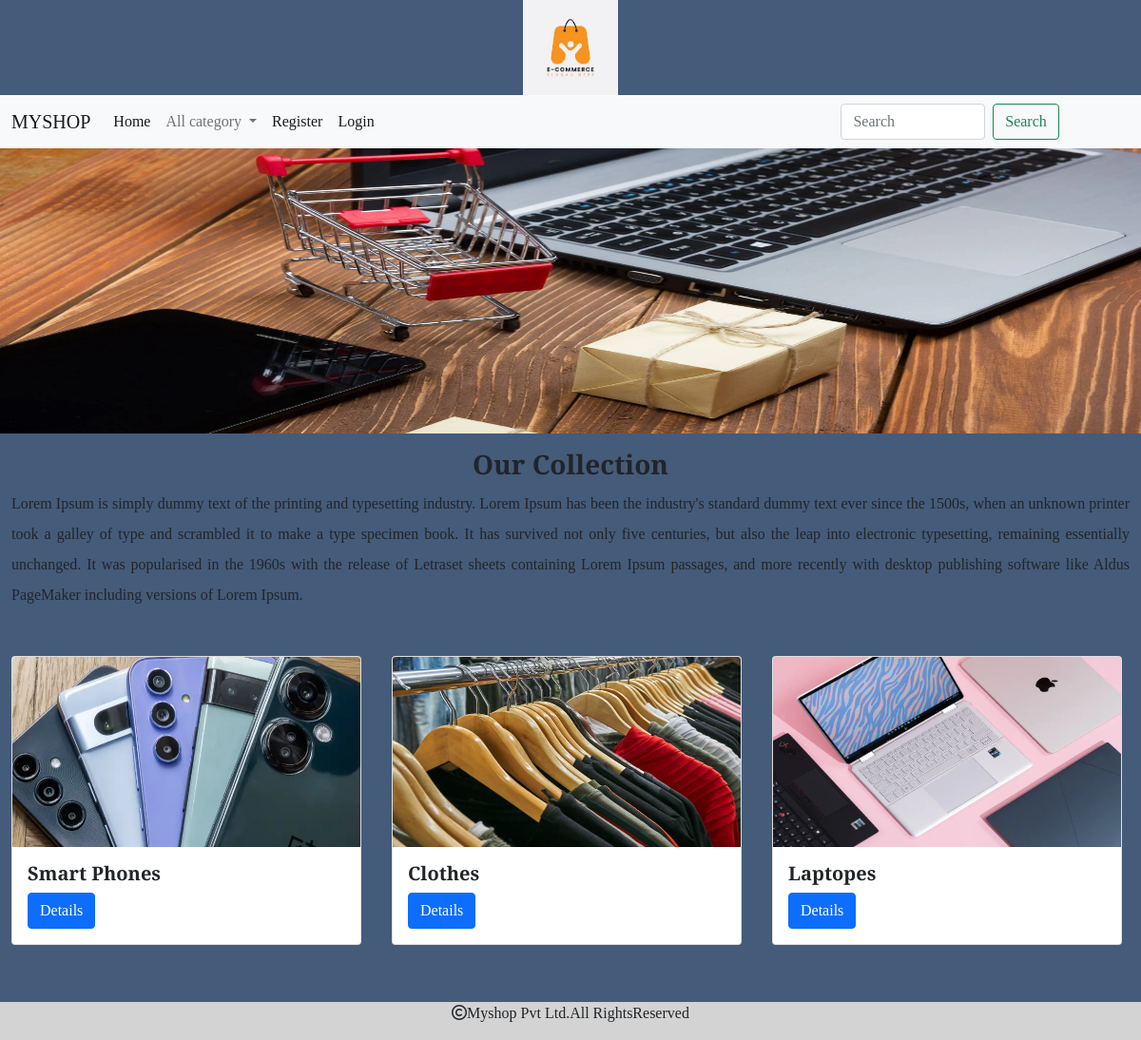
The page / on the database its author committed.
### shop/models.py (models this page shows, shortened)
class Category(models.Model):
    name=models.CharField(max_length=20)
    desc=models.TextField()
    image=models.ImageField(upload_to='category',null='True',blank='True')

### shop/views.py (the view)
# urls.py: path('',views.allcategories,name="allcat"),
def allcategories(request):
    c=Category.objects.all()
    return render(request, 'category.html', {'c':c})

### cart/context_processors.py (called while the page is built)
def total_count(request):
    item_count=0
    u=request.user
    try:
        cart=Cart.objects.filter(user=u)
        for i in cart:
            item_count+=i.quantity
    except:
        item_count=0
    return {'count':item_count}

### shop/context_processors.py (called while the page is built)
def menu_links(request):
    c=Category.objects.all()
    return {'links':c}

### templates/category.html
{% extends 'base.html' %}
{% load static %}
{% block content %}
<div>
    <img src="{% static 'image/banner.jpg' %}" height="300px" width="100%">
</div>
<div class="container-fluid mt-3">
    <h3 class="text-center fw-bold">Our Collection</h3>
    <p style="text-align:justify;line-height:2;bg-color:blue;">Lorem Ipsum is simply dummy text of the printing and typesetting industry. Lorem Ipsum has been the industry's standard dummy text ever since the 1500s, when an unknown printer took a galley of type and scrambled it to make a type specimen book. It has survived not only five centuries, but also the leap into electronic typesetting, remaining essentially unchanged. It was popularised in the 1960s with the release of Letraset sheets containing Lorem Ipsum passages, and more recently with desktop publishing software like Aldus PageMaker including versions of Lorem Ipsum.</p>
</div>
<div class="container-fluid mt-5" style="margin-bottom:100px;">
  <div class="row">
<div class="container-fluid">
  <div class="row">
        {% for i in c %}
          <div class="col-sm-4 ">
            <div class="card" style="width: 23rem; height:100%; text-align:justify;line-height:20   px;" >
               <img src="{{i.image.url}}" class="card-img-top" height="200px" width="100%" alt="...">
                 <div class="card-body" >
                     <h5 class="card-title"><b>{{i.name}}</b></h5>
                   <a href="{% url 'shop:allprod' i.name %}" class="btn btn-primary" style="position:relative;left40%;">Details</a>
                 </div>
               </div>
            </div>
       {% endfor %}
  </div>
</div>
{% endblock %}

### static/css/style.css (style rules this page uses)
body { background-color:#455b7a; font-family: 'IM Fell DW Pica SC', serif; font-family: 'Playfair Display', serif; font-family: 'Roboto', sans-serif; font-family: 'Zilla Slab', serif; font-weight:300; }

### rows shown on the page
Category: image (picture), name "Smart Phones"
Category: image (picture), name "Clothes"
Category: image (picture), name "Laptopes"
